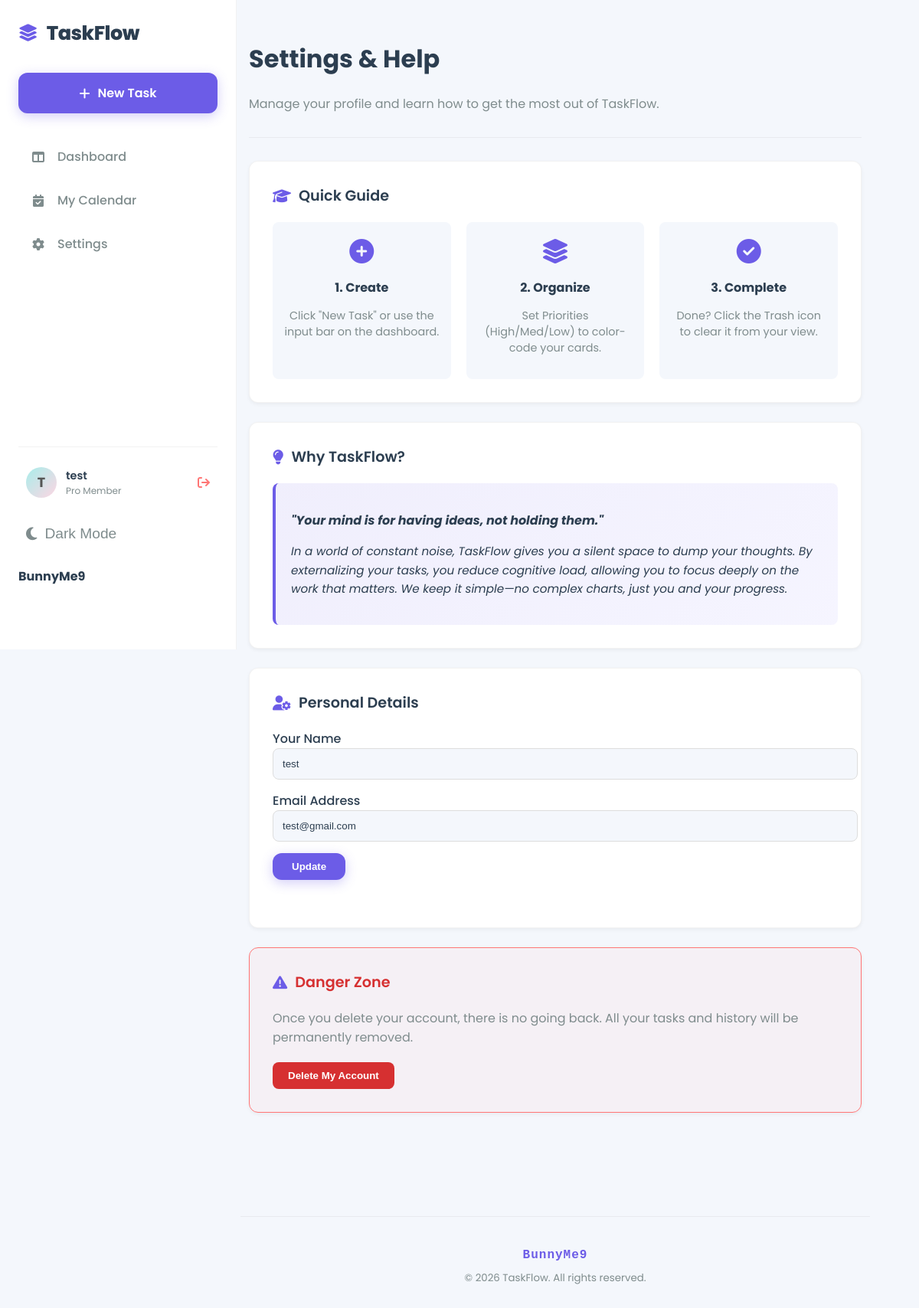
/settings (signed in), run on the app's committed database.
### app/models.py (models this page shows)
class User(db.Model, UserMixin):
    id = db.Column(db.Integer, primary_key=True)
    username = db.Column(db.String(150), nullable=False, unique=True)
    password = db.Column(db.String(256), nullable=False)
    email = db.Column(db.String(150), nullable=False)
    tasks = db.relationship("Tasks", backref="author", lazy=True)

### app/main/routes.py (the view)
@main.route("/settings", methods=["POST", "GET"])
@login_required
def settings():
    form = UpdateForm()
    if form.validate_on_submit():
        existing_user = User.query.filter(User.email == form.email.data, User.id != current_user.id).first()
        if existing_user:
            flash("An account already exists with this email.", category="error")
        else:
            current_user.username = form.username.data
            current_user.email = form.email.data
            db.session.commit()
            flash("Profile Updated successfully", category="success")
            return redirect(url_for("main.settings"))
    elif request.method == "GET":
        form.username.data = current_user.username
        form.email.data = current_user.email
    return render_template("main/settings.html", form=form)

### app/forms.py
class UpdateForm(FlaskForm):
    username = StringField("username", validators=[InputRequired(), Length(min=4, max=15)])
    email = EmailField("email", validators=[InputRequired(), Length(max=150)])
    submit = SubmitField("Update")

### app/__init__.py (called while the page is built)
def create_app():
    app = Flask(__name__)
    app.secret_key = "AccessingSession"
    app.config['SECRET_KEY'] = "form_access_CSRF"
    app.config["SQLALCHEMY_DATABASE_URI"] = "sqlite:///system.db"
    db.init_app(app)
    login_manager.init_app(app)
    migrate.init_app(app,db)
    login_manager.login_view = "auth.login"  # Note: 'auth.login', not just 'login'
    login_manager.login_message_category = 'info'
    @login_manager.user_loader
    def load_user(id):
        return User.query.get(int(id))
    from .auth.routes import auth
    from .main.routes import main
    app.register_blueprint(auth, url_prefix='/')
    app.register_blueprint(main, url_prefix='/')
    with app.app_context():
        db.create_all()
    return app

### app/templates/main/settings.html (shortened to what this page needs)
{% extends "base.html" %}
{% block content %}
<div class="settings-container">
    <div class="settings-header">
        <h1>Settings & Help</h1>
        <p style="color: var(--text-secondary);">Manage your profile and learn how to get the most out of TaskFlow.</p>
    </div>
    <div class="settings-section">
        <div class="section-title">
            <i class="fa-solid fa-graduation-cap"></i> Quick Guide
        </div>
        <div class="guide-grid">
            <div class="guide-step">
                <span class="guide-icon"><i class="fa-solid fa-plus-circle"></i></span>
                <strong>1. Create</strong>
                <p style="font-size: 0.9rem; color: var(--text-secondary);">Click "New Task" or use the input bar on the dashboard.</p>
            </div>
            <div class="guide-step">
                <span class="guide-icon"><i class="fa-solid fa-layer-group"></i></span>
                <strong>2. Organize</strong>
                <p style="font-size: 0.9rem; color: var(--text-secondary);">Set Priorities (High/Med/Low) to color-code your cards.</p>
            </div>
            <div class="guide-step">
                <span class="guide-icon"><i class="fa-solid fa-check-circle"></i></span>
                <strong>3. Complete</strong>
                <p style="font-size: 0.9rem; color: var(--text-secondary);">Done? Click the Trash icon to clear it from your view.</p>
            </div>
        </div>
    </div>
    <div class="settings-section">
        <div class="section-title">
            <i class="fa-solid fa-lightbulb"></i> Why TaskFlow?
        </div>
        <div class="philosophy-content">
            <p><strong>"Your mind is for having ideas, not holding them."</strong></p>
            <p style="margin-top: 10px; font-size: 0.95rem;">
                In a world of constant noise, TaskFlow gives you a silent space to dump your thoughts.
                By externalizing your tasks, you reduce cognitive load, allowing you to focus deeply on the work that matters.
                We keep it simple—no complex charts, just you and your progress.
            </p>
        </div>
    </div>
    <div class="settings-section">
        <div class="section-title">
            <i class="fa-solid fa-user-gear"></i> Personal Details
        </div>
        <form method="POST">
            <label style="font-weight: 500;">Your Name</label>
            {{ form.username(class="settings-input", placeholder="Your Name") }}
            <label style="font-weight: 500;">Email Address</label>
            {{ form.email(class="settings-input", placeholder="name@example.com") }}
            {{ form.submit(class="btn-primary", style="width: auto; padding: 10px 25px;",class="btn-new-task") }}
        </form>
    </div>
    <div class="settings-section danger-zone">
        <div class="section-title danger-title">
            <i class="fa-solid fa-triangle-exclamation"></i> Danger Zone
        </div>
        <p style="color: var(--text-secondary); margin-bottom: 20px;">
            Once you delete your account, there is no going back. All your tasks and history will be permanently removed.
        </p>
        <button type="button" onclick="openModal()" class="btn-delete">Delete My Account</button>
    </div>
</div>
<div class="settings-footer">
        <p>
            <span class="signature">BunnyMe9</span>
        </p>
        <small>&copy; 2026 TaskFlow. All rights reserved.</small>
    </div>
{% endblock %}

### app/templates/base.html (shortened to what this page needs)
<!DOCTYPE html>
<html lang="en">
<head>
    <link rel="stylesheet" href="https://cdnjs.cloudflare.com/ajax/libs/font-awesome/6.4.0/css/all.min.css">
    <link rel="stylesheet" href="https://cdn.jsdelivr.net/npm/flatpickr/dist/flatpickr.min.css">
    <link rel="stylesheet" type="text/css" href="https://npmcdn.com/flatpickr/dist/themes/material_blue.css">
    <link rel="stylesheet" href="{{ url_for('static', filename='css/style.css') }}">
</head>
<body>
    <nav class="sidebar">
    <div class="brand">
        <i class="fa-solid fa-layer-group" onclick="window.location.reload();" title="Refresh"></i>
        <span>TaskFlow</span>
    </div>
    <a href="{{ url_for('main.home') }}" class="btn-new-task">
        <i class="fa-solid fa-plus"></i>
        <span>New Task</span>
    </a>
    <ul class="nav-menu">
        <li class="nav-item">
            <a href="{{ url_for('main.home')}}" class="nav-link {% if request.endpoint == 'home' %}active{% endif %}">
                <i class="fa-solid fa-table-columns"></i>
                <span>Dashboard</span>
            </a>
        </li>
        <li class="nav-item">
            <a href="{{url_for('main.calendar_view')}}" class="nav-link">
                <i class="fa-solid fa-calendar-check"></i>
                <span>My Calendar</span>
            </a>
        </li>
        <li class="nav-item">
            <a href="{{url_for('main.settings')}}" class="nav-link">
                <i class="fa-solid fa-gear"></i>
                <span>Settings</span>
            </a>
        </li>
    </ul>
    <div class="sidebar-footer">
        {% if current_user.is_authenticated %}
        <div class="user-card">
            <div class="avatar" onclick="window.location.reload();">
                {{ current_user.username[0] | upper }}
            </div>
            <div class="user-info">
                <span class="user-name">{{ current_user.username }}</span>
                <span class="user-role">Pro Member</span>
            </div>
            <a href="{{ url_for('auth.logout') }}" title="Logout" style="margin-left: auto; color: #ff7675;">
                <i class="fa-solid fa-arrow-right-from-bracket"></i>
            </a>
        </div>
        {% endif %}
        <button class="theme-switch" onclick="toggleTheme()">
            <i class="fa-solid fa-moon"></i>
            <span>Dark Mode</span>
        </button>
        <p><strong>BunnyMe9</strong></p>
    </div>
</nav>
    <main class="main-content">
        {% block content %}{% endblock %}
    </main>
</body>
</html>

### data on the page
User: username "T", username "test", email "test@gmail.com"
